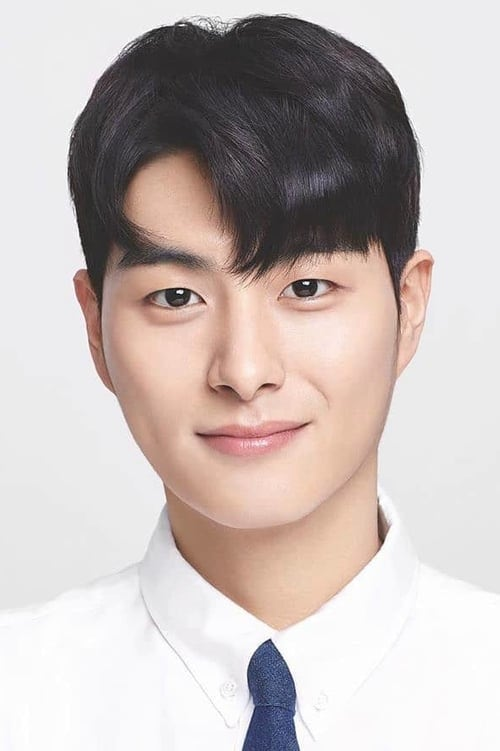
#> input picture ai-day1/sample.jpg, 500 x 751 px
$ python -i 'process_image.py(2).py'   (imports and definitions only)
#> lines starting #> are read from the running program, lines starting #| are printed output that depends on the picture
#> further down, picture is the input picture: shape (751, 500, 3); mean B, G, R 185, 187.9, 198.3

"""
process_image.py

Usage (PowerShell / Git Bash):
  # 1) Install deps (once)
  #    pip install opencv-python mediapipe numpy

  # 2) Run (with an input image path)
  #    python process_image.py --img sample.jpg

This script:
  - Denoises (fastNlMeansDenoisingColored)
  - White balances (gray-world)
  - Contrast & color boost (LAB + CLAHE)
  - Gamma correction
  - Extracts skin-tone RGB (median) using MediaPipe Face Mesh (cheek regions)
  - Saves all steps and a 2x3 collage for comparison
"""

import argparse
from dataclasses import dataclass
from typing import Tuple, List
import numpy as np
import cv2
import mediapipe as mp

@dataclass
class SkinTone:
    left_cheek_rgb: Tuple[int, int, int]
    right_cheek_rgb: Tuple[int, int, int]
    avg_rgb: Tuple[int, int, int]

def denoise(img_bgr: np.ndarray) -> np.ndarray:
    # Gentle denoise preserving edges
    return cv2.fastNlMeansDenoisingColored(img_bgr, None, 5, 5, 7, 21)

# [11 lines left out: function white_balance_grayworld, not called in this run]

def clahe_lab(img_bgr: np.ndarray, clip=2.0, tile=8) -> np.ndarray:
#> called with clip = 2, tile = 8
    lab = cv2.cvtColor(img_bgr, cv2.COLOR_BGR2LAB)
#> lab: shape (751, 500, 3); mean of channels 0, 1, 2 193.6, 131.5, 130.9
    l, a, b = cv2.split(lab)
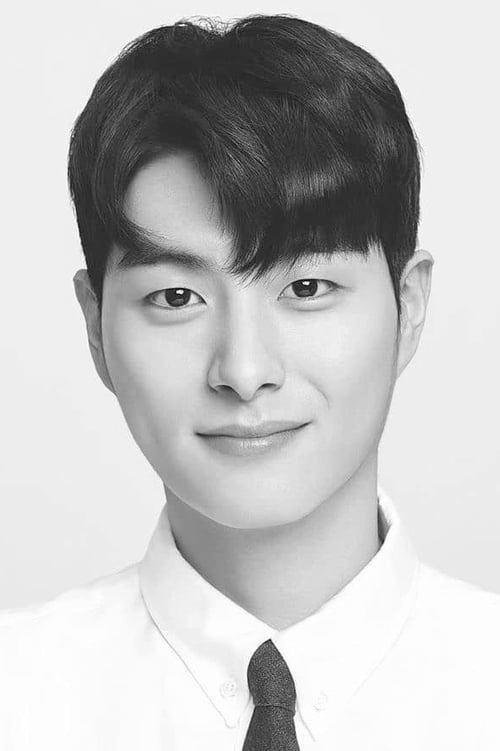
#> l: shape (751, 500); min 1, max 255, mean 193.6
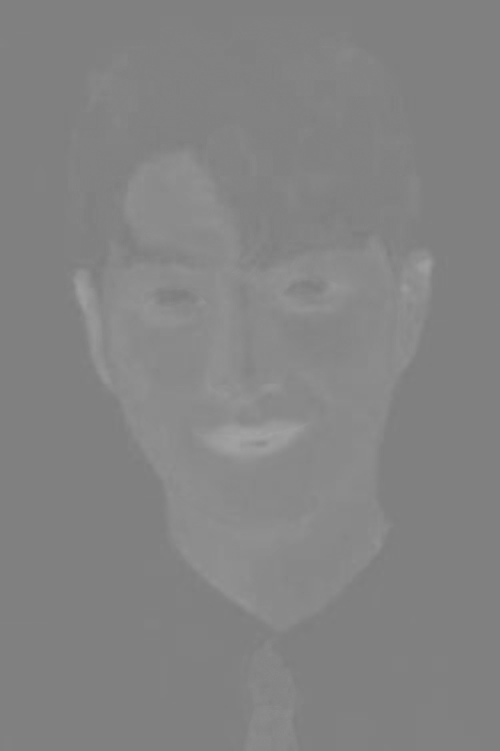
#> a: shape (751, 500); min 124, max 163, mean 131.5
    clahe = cv2.createCLAHE(clipLimit=clip, tileGridSize=(tile, tile))
    l2 = clahe.apply(l)
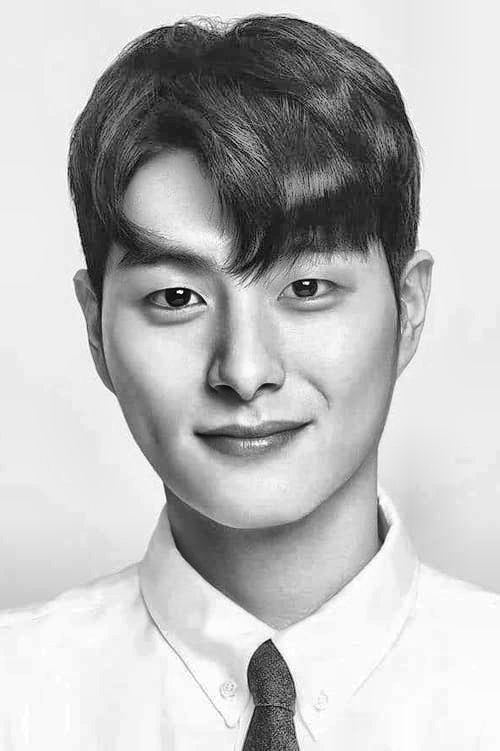
#> l2: shape (751, 500); min 1, max 255, mean 186.9
    lab2 = cv2.merge([l2, a, b])
#> lab2: shape (751, 500, 3); mean of channels 0, 1, 2 186.9, 131.5, 130.9
    return cv2.cvtColor(lab2, cv2.COLOR_LAB2BGR)
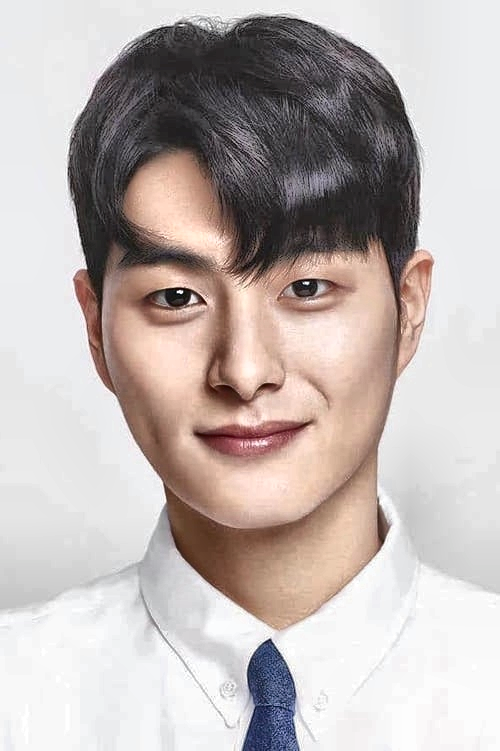
#> returned value: shape (751, 500, 3); mean B, G, R 178.2, 181, 190.9

# [14 lines left out: functions gamma_correct, mediapipe_face_landmarks, not called in this run]

def pts_from_landmarks(landmarks, shape: Tuple[int, int]) -> List[Tuple[int,int]]:
    h, w = shape[:2]
    return [(int(lm.x * w), int(lm.y * h)) for lm in landmarks.landmark]

# [137 lines left out: functions sample_circle, extract_skin_rgb, make_collage, pipeline, main, not called in this run]

# [2 lines not run here, left out]

>>> import cv2
>>> picture = cv2.imread('sample.jpg')
>>> result = clahe_lab(picture)
